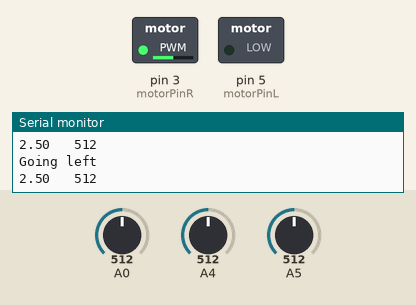
Recording of a sketch running on a simulated Arduino Uno, built with avr-gcc and run on an emulated ATmega328P. On the bench: switched loads named in the sketch (green lamp = pin HIGH), the last lines printed to the serial monitor. The test bench sets the inputs (shaded band); at power-on: A5 = 512, A4 = 512, A0 = 512.

Above: at 1.2 s.
1.3 s: A5 set to 716
At 2.5 s:
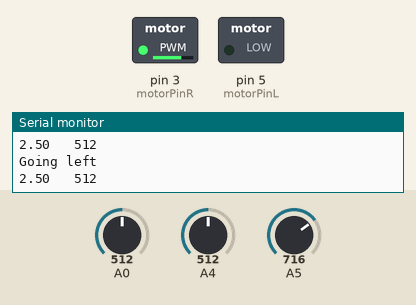
2.8 s: A5 set to 900
At 4.0 s:
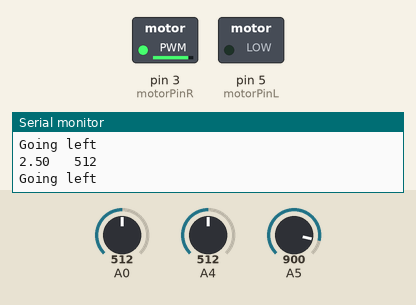
4.3 s: A5 set to 122
At 4.6 s:
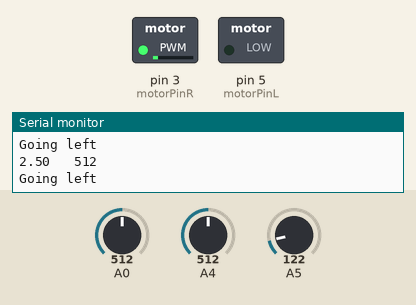
5.8 s: A5 set to 0
At 7.0 s:
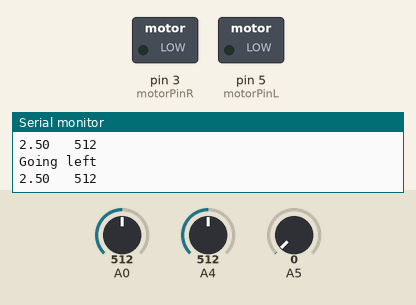
7.3 s: A4 set to 993
10.3 s: A4 set to 1013
Timing chart, 0 to 13.3 s (numbered marks = the images above; inputs shaded):
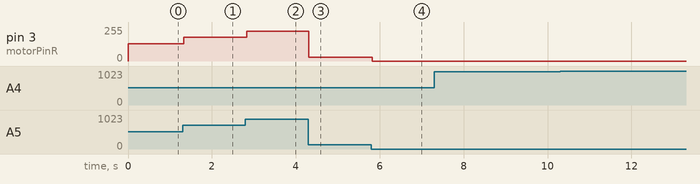

The sketch:

LineTrack_Robot_6th_Grade.ino
```cpp
int motorPinR = 3;
int motorPinL = 5;
int speedL = 255;
int speedR =255;
int sensorValueL = 0;
int sensorValueR = 0;
int potValue=0;
void setup() {
//
Serial.begin(9600);
}

// the loop routine runs over and over again forever:
void loop() {
  potValue= analogRead(A5);
  //Serial.print(potValue);
  speedL=potValue/4;
  speedR= potValue/4;
  //Serial.print("   ");
  //Serial.print(speedL);
  //Serial.print("   ");
  //Serial.println(speedR);
  // read the input on analog pin 0:
  sensorValueL = analogRead(A0);
  // Convert the analog reading (which goes from 0 - 1023) to a voltage (0 - 5V):
  float voltageL = sensorValueL * (5.0 / 1023.0);

sensorValueR = analogRead(A4);
  // Convert the analog reading (which goes from 0 - 1023) to a voltage (0 - 5V):
  float voltageR = sensorValueR * (5.0 / 1023.0);
  // print out the value you read:

  Serial.print(voltageL);
   Serial.print("   ");

  Serial.println(sensorValueR);

   if (voltageL > 3 && voltageR > 3){

  /*speed1 = 100;
  speed2 = 100;*/
  analogWrite(motorPinR, speedR);
  analogWrite(motorPinL, speedL);
}else if(voltageR < 1 && voltageL > 3){
  /*speed1 = 40;
  speed2 = 0;*/
  analogWrite(motorPinR, 0);
  analogWrite(motorPinL, speedL);
  Serial.println("Going right");
}
else{
analogWrite(motorPinR, speedR);
analogWrite(motorPinL, 0);
Serial.println("Going left ");
}
}
```

Measured:
- after the input at 1.3 s, pin 3 (motorPinR): 128/255 → 179/255 at once
- after the input at 2.8 s, pin 3 (motorPinR): 179/255 → 225/255 at once
- after the input at 4.3 s, pin 3 (motorPinR): 225/255 → 30/255 at once
- after the input at 5.8 s, pin 3 (motorPinR): 30/255 → 0/255 at once
